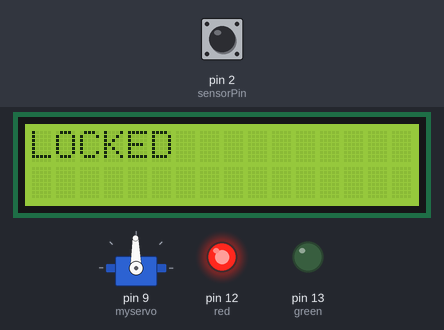
The sketch below on a simulated Arduino Uno, built with avr-gcc and run on an emulated ATmega328P. Shown: servo, 16×2 character LCD, output pins drawn as LEDs (lit = HIGH). Inputs (shaded band) come from the test bench; at power-on: pin 2 (sensorPin) LOW.

Above: at 1.2 s.
1.3 s: pin 2 (sensorPin) driven HIGH
At 1.41 s:
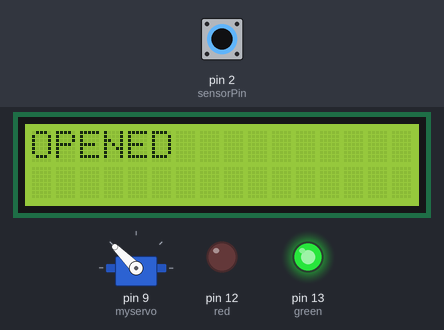
At 2.7 s:
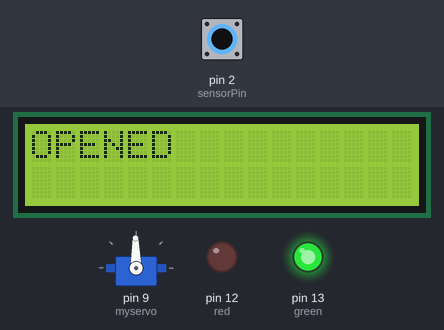
3.0 s: pin 2 (sensorPin) pulsed LOW 2 times (0.12 s each, 0.3 s apart)
At 3.23 s:
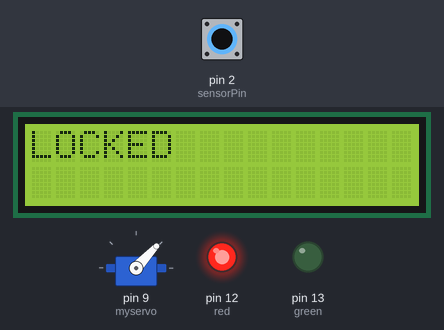
Timing chart, 0 to 6.0 s (numbered marks = the images above; inputs shaded):
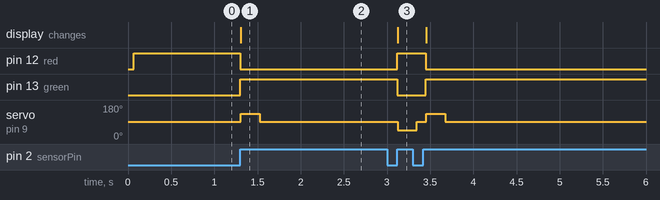

Measured:
- after the input at 1.3 s, pin 12 (red): HIGH → LOW at once; pin 13 (green): LOW → HIGH at once; servo on pin 9 (myservo): 91° → 135° at once, → 91° 0.22 s later; the display: changes at once (image 1)
- after the input at 3.0 s, pin 12 (red): LOW → HIGH after 0.12 s, → LOW 0.33 s later; pin 13 (green): HIGH → LOW after 0.12 s, → HIGH 0.33 s later; servo on pin 9 (myservo): 91° → 47° after 0.13 s, → 91° 0.22 s later, → 135° 0.11 s later, → 91° 0.22 s later; the display: changes after 0.13 s (image 3)

The sketch:

TouchPark.ino
```cpp
#include <Wire.h>
#include <LiquidCrystal_I2C.h>
#include <Servo.h>
LiquidCrystal_I2C lcd(0x27, 16, 2);
Servo myservo;
const int sensorPin =2;
int sensorState = LOW;
int lastSensorState = LOW;
bool isOpen=false;
int green=13;
int red=12;
void setup() {
  myservo.attach(9);
  myservo.write(91);
  pinMode(sensorPin, INPUT);
    lcd.init();
  lcd.backlight();
  pinMode(green,OUTPUT);
 pinMode(red,OUTPUT);
 digitalWrite(red, HIGH);
 digitalWrite(green, LOW);
 lcd.setCursor(0,0);
 lcd.print("LOCKED");

  // put your setup code here, to run once:

}

void loop() {
  sensorState=digitalRead(sensorPin);
  if(sensorState !=lastSensorState){
    if(sensorState==HIGH){
      if(isOpen){
        digitalWrite(green, LOW);
        digitalWrite(red, HIGH);
        lcd.setCursor(0,0);
        lcd.print("LOCKED");
        myservo.write(47);
        delay(220);
        myservo.write(91);
        isOpen=false;
      }
      else{
        digitalWrite(red, LOW);
        digitalWrite(green,HIGH);
        lcd.setCursor(0,0);
        lcd.print("OPENED");
        myservo.write(135);
        delay(220);
        myservo.write(91);
        isOpen=true;
      }
    }
    delay(50);
  }
 lastSensorState=sensorState;
  // put your main code here, to run repeatedly:

}
```
